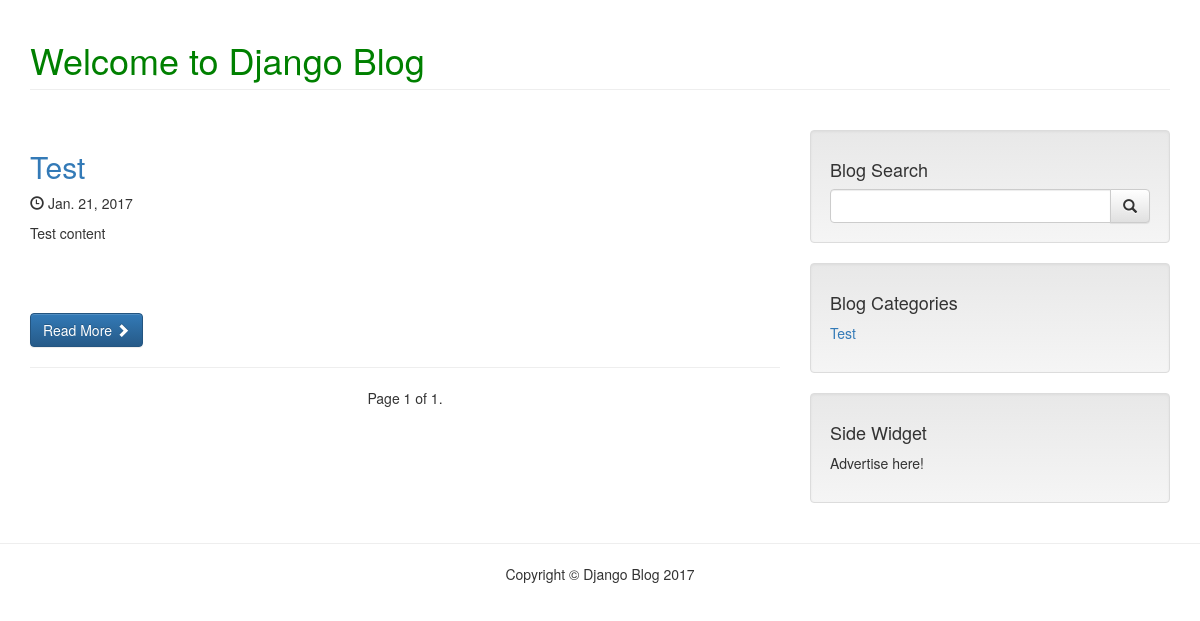
The page /posts/ on the database as committed earlier.
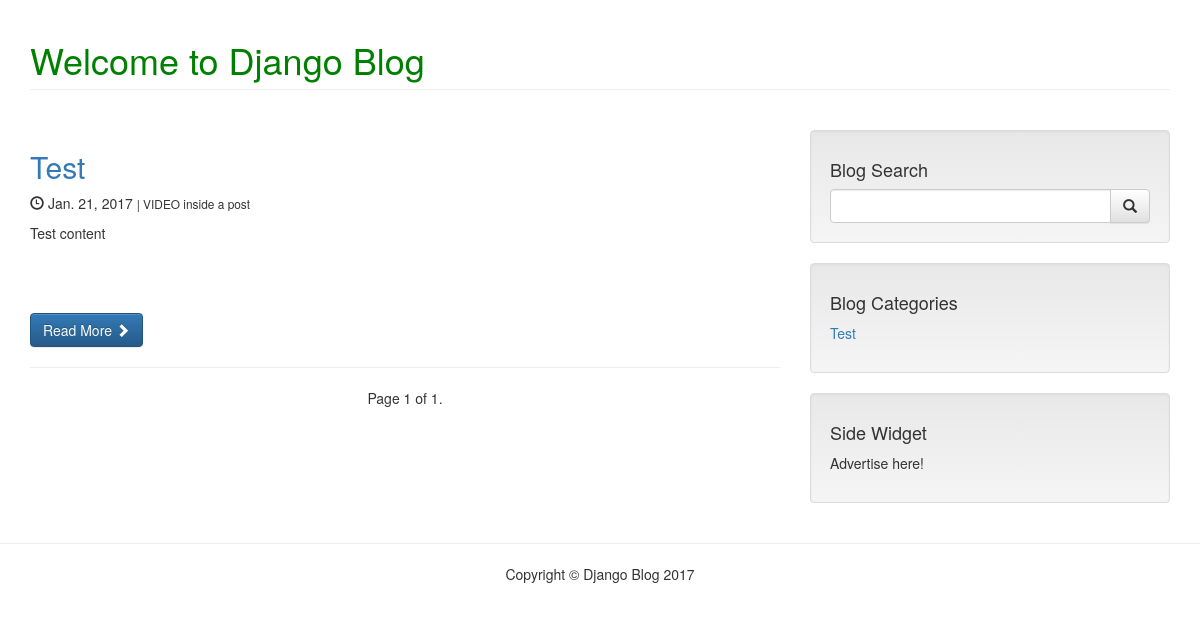
The same page on the database as committed later.
### posts/models.py (models this page shows, shortened)
class Post(models.Model):
    author = models.ForeignKey(settings.AUTH_USER_MODEL, default=1)
    title = models.CharField(max_length=120)
    slug = models.SlugField(unique=True)
    directory = models.CharField(max_length=120, null=True)
    image = models.ImageField(
        upload_to=upload_location,
        null=True, blank=True,
        width_field="width_field",
        height_field="height_field"
    )
    video_url = EmbedVideoField(null=True, blank=True)  # same like models.URLField()
    height_field = models.IntegerField(default=0, null=True, blank=True,)
    width_field = models.IntegerField(default=0, null=True, blank=True,)
    content = models.TextField()
    draft = models.BooleanField(default=False)
    publish = models.DateField(auto_now=False, auto_now_add=False)
    updated = models.DateTimeField(auto_now=True, auto_now_add=False)
    timestamp = models.DateTimeField(auto_now=False, auto_now_add=True)
    categories = models.ManyToManyField(Category, blank=True, through='CategoryToPost')
    objects = PostManager()
    def get_absolute_url(self):
        return reverse("posts:detail", kwargs={"slug": self.slug})
    class Meta:
        ordering = ["-timestamp", "-updated"]

class Category(models.Model):
    title = models.CharField(max_length=120)
    slug = models.SlugField(unique=True)
    def get_absolute_url(self):
        return reverse("posts:category", kwargs={"slug": self.slug})
    class Meta:
        verbose_name_plural = "Categories"

### posts/views.py (the view)
def posts_list(request):
    today = timezone.now().date()
    queryset_list = Post.objects.active()
    categories_list = Category.objects.all()
    if request.user.is_staff or request.user.is_superuser:
        queryset_list = Post.objects.all()
    query = request.GET.get("q")
    if query:
        search_dict = search(request, queryset_list, query)
        return render(request, search_dict["template"], search_dict["context"])
    paginator = Paginator(queryset_list, 3)
    page_request_var = "page"
    page = request.GET.get(page_request_var)
    try:
        queryset = paginator.page(page)
    except PageNotAnInteger:
        queryset = paginator.page(1)
    except EmptyPage:
        queryset = paginator.page(paginator.num_pages)
    context = {
        "posts": queryset,
        "categories_list": categories_list,
        "title": "Prisijunges",
        "page_request_var": page_request_var,
        "today": today,
    }
    return render(request, "posts_list.html", context)

### posts/models.py (called while the page is built)
    def active(self, *args, **kwargs):
        if "category" in kwargs:
            category = kwargs["category"]
            return super(PostManager, self).filter(categories=category).filter(draft=False).filter(publish__lte=timezone.now())
        else:
            return super(PostManager, self).filter(draft=False).filter(publish__lte=timezone.now())

### templates/posts_list.html (shortened to what this page needs)
{% extends "base.html" %}
{% load embed_video_tags %}
{% block content %}
<h1 class="page-header">Welcome to Django Blog</h1>
<br />
<div class="row">
    <div class="col-md-8">
        {% for obj in posts %}
            <h2>
                <a href="{{ obj.get_absolute_url }}">{{ obj.title }}</a>
            </h2>
            <p>
                <span class="glyphicon glyphicon-time"></span> {{ obj.publish }}
                {% if obj.video_url %}
                    <small> | VIDEO inside a post</small>
                {% endif %}
            </p>
            <p>{{ obj.content|safe|truncatechars:100 }}</p>
            <br />
            <br />
            <br />
            <p>
                <a class="btn btn-primary" href="{{ obj.get_absolute_url }}">Read More <span class="glyphicon glyphicon-chevron-right"></span></a>
            </p>
            <hr/>
        {% endfor %}
        {% include 'pager.html' %}
    </div>
    {% include 'sidebar.html' %}
</div>
{% endblock content %}

### templates/base.html (shortened to what this page needs)
{% load staticfiles %}
<!DOCTYPE html>
<html>
<head>
    <link rel="stylesheet" href="https://maxcdn.bootstrapcdn.com/bootstrap/3.3.7/css/bootstrap.min.css">
    <link rel="stylesheet" href="https://maxcdn.bootstrapcdn.com/bootstrap/3.3.7/css/bootstrap-theme.min.css">
    <link rel="stylesheet" href="{% static 'css/main.css' %}" />
</head>
<body>
<div class="container">
    {% block content %}
    {% endblock content %}
</div>
{% include 'footer.html' %}
</body>
</html>

### templates/pager.html (shortened to what this page needs)
<ul class="pager">
    <span class="text-center current">
        {% if posts.number %}
            Page {{ posts.number }} of {{ posts.paginator.num_pages }}.
        {% endif %}
    </span>
</ul>

### templates/sidebar.html
<div class="col-md-4">
    <div class="well">
        <h4>Blog Search</h4>
        <form method="GET" >
            <div class="input-group">
                <input class="form-control" type="text" name="q" placeholder="" value="{{ request.GET.q }}" />
                <span class="input-group-btn">
                    <button class="btn btn-default" type="submit">
                        <span class="glyphicon glyphicon-search"></span>
                    </button>
                </span>
            </div>
        </form>
    </div>
    <div class="well">
        <h4>Blog Categories</h4>
        <div class="row">
            <div class="col-lg-6">
                <ul class="list-unstyled">
                    {% for category in categories_list %}
                    <li>
                        <a href="{{ category.get_absolute_url }}">{{ category.title }}</a>
                    </li>
                    {% endfor %}
                </ul>
            </div>
        </div>
    </div>
    <div class="well">
    <h4>Side Widget</h4>
    <p>Advertise here!</p>
    </div>
</div>

### templates/footer.html
{% load staticfiles %}
<hr/>
<footer>
    <div class="row">
        <div class="col-lg-12 text-center">
            <p>Copyright &copy; Django Blog 2017</p>
        </div>
    </div>
</footer>

### static/css/main.css (style rules this page uses)
h1 { color: green; }

Rows that differ between the two databases and show on the page:
changed Post "Test": now shows "| VIDEO inside a post"
